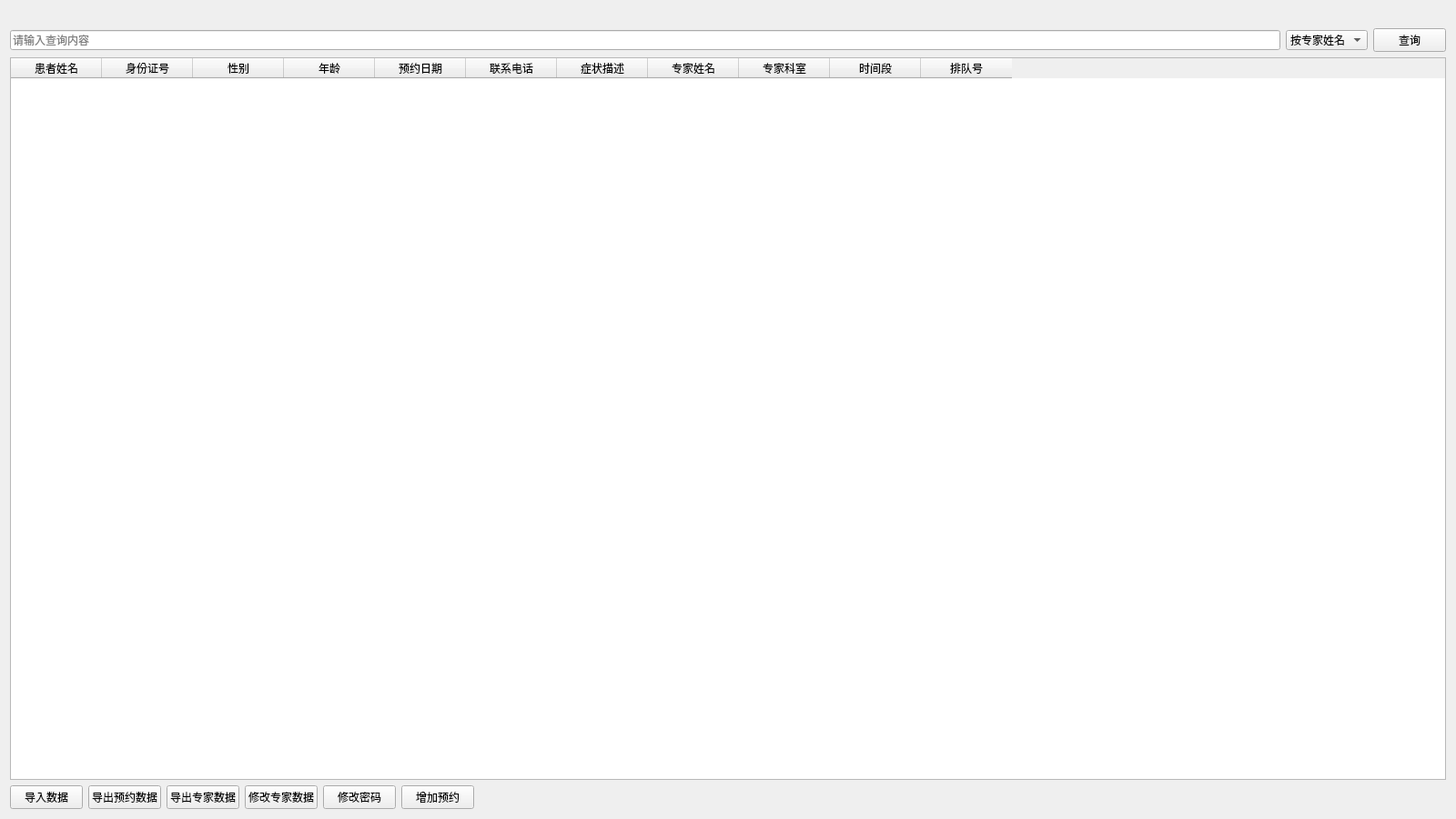
<?xml version="1.0" encoding="UTF-8"?>
<ui version="4.0">
 <class>AdminDialog</class>
 <widget class="QWidget" name="AdminDialog">
  <property name="geometry">
   <rect>
    <x>0</x>
    <y>0</y>
    <width>1600</width>
    <height>900</height>
   </rect>
  </property>
  <property name="windowTitle">
   <string>管理员预约管理</string>
  </property>
  <layout class="QVBoxLayout" name="verticalLayout">
   <item>
    <layout class="QHBoxLayout" name="filterLayout">
     <item>
      <spacer name="horizontalSpacer">
       <property name="orientation">
        <enum>Qt::Horizontal</enum>
       </property>
       <property name="sizeHint" stdset="0">
        <size>
         <width>40</width>
         <height>20</height>
        </size>
       </property>
      </spacer>
     </item>
     
    </layout>
   </item>
   <item>
    <layout class="QHBoxLayout" name="searchLayout">
     <item>
      <widget class="QLineEdit" name="searchLineEdit">
       <property name="placeholderText">
        <string>请输入查询内容</string>
       </property>
       <property name="minimumWidth">
        <number>120</number>
       </property>
      </widget>
     </item>
     <item>
      <widget class="QComboBox" name="searchTypeCombo">
       <item>
        <property name="text">
         <string>按专家姓名</string>
        </property>
       </item>
       <item>
        <property name="text">
         <string>按患者姓名</string>
        </property>
       </item>
       <item>
        <property name="text">
         <string>按联系电话</string>
        </property>
       </item>
      </widget>
     </item>
     <item>
      <widget class="QPushButton" name="searchBtn">
       <property name="text">
        <string>查询</string>
       </property>
       <property name="maximumWidth">
        <number>60</number>
       </property>
      </widget>
     </item>
    </layout>
   </item>
   <item>
    <widget class="QTableWidget" name="appointmentTable">
     <column>
      <property name="text">
       <string>患者姓名</string>
      </property>
     </column>
     <column>
      <property name="text">
        <string>身份证号</string>
      </property>
     </column>
     <column>
      <property name="text">
       <string>性别</string>
      </property>
     </column>
     <column>
      <property name="text">
       <string>年龄</string>
      </property>
     </column>
     <column>
      <property name="text">
       <string>预约日期</string>
      </property>
     </column>
     <column>
      <property name="text">
       <string>联系电话</string>
      </property>
     </column>
     <column>
      <property name="text">
       <string>症状描述</string>
      </property>
     </column>
     <column>
      <property name="text">
       <string>专家姓名</string>
      </property>
     </column>
     <column>
      <property name="text">
       <string>专家科室</string>
      </property>
     </column>
     <column>
      <property name="text">
       <string>时间段</string>
      </property>
     </column>
     <column>
      <property name="text">
       <string>排队号</string>
      </property>
     </column>
    </widget>
   </item>
   <item>
    <layout class="QHBoxLayout" name="buttonLayout">
     <item>
      <widget class="QPushButton" name="importDataBtn">
       <property name="text">
        <string>导入数据</string>
       </property>
      </widget>
     </item>
     <item>
      <widget class="QPushButton" name="exportAppointmentBtn">
        <property name="text">
          <string>导出预约数据</string>
        </property>
      </widget>
      </item>
      <item>
       <widget class="QPushButton" name="exportExpertBtn">
        <property name="text">
          <string>导出专家数据</string>
        </property>
          </widget>
      </item>
      <item>
       <widget class="QPushButton" name="changeExpertBtn">
        <property name="text">
          <string>修改专家数据</string>
        </property>
          </widget>
      </item>
     <item>
      <widget class="QPushButton" name="changePasswordBtn">
       <property name="text">
        <string>修改密码</string>
       </property>
       <property name="maximumSize">
        <size>
         <width>100</width>
         <height>16777215</height>
        </size>
       </property>
      </widget>
     </item>
     <item>
      <widget class="QPushButton" name="addAppointmentBtn">
       <property name="text">
        <string>增加预约</string>
       </property>
      </widget>
     </item>
     <item>
      <spacer name="horizontalSpacer_2">
       <property name="orientation">
        <enum>Qt::Horizontal</enum>
       </property>
       <property name="sizeHint" stdset="0">
        <size>
         <width>40</width>
         <height>20</height>
        </size>
       </property>
      </spacer>
     </item>
    </layout>
   </item>
  </layout>
 </widget>
 <resources/>
 <connections/>
</ui>
